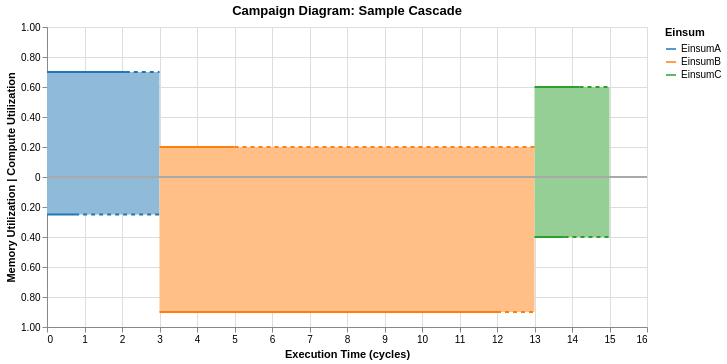

The code cell stored with this chart in its notebook:
### Markdown cell above
The above visualizations are done using the "colocated" view of the campaign diagrams.  
    - <mark> TODO: define colocated -- both mem and comp are on a single dimension on the page </mark>
We have a second view, called the "dual mode" view.
In the dual mode, Compute Utilization is on the positive Y-axis, and Memory Bandwidth Utilization is on the Negative Y-axis.

- <mark> TODO: add a thick line at 0 </mark>

### Code cell
campaign_diagram1 = CampaignDiagram(cascade1)
viz, df = campaign_diagram1.draw(
    guard_position="below",     # or "above", "centered" -- irrelevant in dual _mode
    dual_mode=True,  # dual_mode vs colocated mode. 
    #include_boundaries=True, # draws a vertical line to separate out fusion groups
    return_df=True #True, returns a pandas dataframe of the data used to plot the campaign diagram
)
viz.interactive().show()

### Figure 1 — Vega-Lite specification as saved in the notebook (floating-point values rounded to 4 significant figures)
{"config": {"view": {"continuousWidth": 300, "continuousHeight": 300}}, "layer": [{"layer": [{"data": {"name": "data-39fc3809a14fed9a39509a4b1327930c"}, "mark": {"type": "rect", "opacity": 1}, "encoding": {"color": {"field": "Einsum", "legend": null, "scale": {"domain": ["EinsumA", "EinsumB", "EinsumC"], "range": ["#8FBBD9", "#FFBF86", "#95CF95"]}, "sort": ["EinsumA", "EinsumB", "EinsumC"], "type": "nominal"}, "tooltip": [{"field": "Einsum", "type": "nominal"}, {"field": "runtime", "type": "quantitative"}, {"field": "og_runtime", "type": "quantitative"}, {"field": "Memory_Utilization", "type": "quantitative"}, {"field": "Compute_Utilization", "type": "quantitative"}, {"field": "Compute_Utilization_plot", "type": "quantitative"}, {"field": "fusion_group", "type": "nominal"}, {"field": "memory_well", "type": "quantitative"}, {"field": "full_End_Time", "type": "quantitative"}, {"field": "throttled_duration", "type": "quantitative"}, {"field": "mem_throttled_duration", "type": "quantitative"}, {"field": "comp_throttled_duration", "type": "quantitative"}, {"field": "comp_perc", "type": "quantitative"}, {"field": "bw_perc", "type": "quantitative"}, {"field": "compute_type", "type": "nominal"}, {"field": "memory_type", "type": "nominal"}], "x": {"field": "Starting_Time", "type": "quantitative"}, "x2": {"field": "full_End_Time"}, "y": {"field": "cutil_start", "type": "quantitative"}, "y2": {"field": "Compute_Utilization_plot"}}, "name": "view_aae6a227e488e51a_0", "transform": [{"calculate": "datum.Compute_Utilization_plot", "as": "compute_limit_top"}, {"calculate": "datum.Compute_Utilization_plot - 0.5 * datum.memory_well", "as": "compute_limit_bot"}, {"calculate": "datum.Compute_Utilization_plot - datum.Memory_Utilization * 0.5", "as": "y1"}, {"calculate": "datum.Compute_Utilization_plot", "as": "y2"}]}, {"data": {"name": "data-39fc3809a14fed9a39509a4b1327930c"}, "mark": {"type": "rect", "opacity": 1}, "encoding": {"color": {"field": "Einsum", "legend": null, "scale": {"domain": ["EinsumA", "EinsumB", "EinsumC"], "range": ["#8FBBD9", "#FFBF86", "#95CF95"]}, "sort": ["EinsumA", "EinsumB", "EinsumC"], "type": "nominal"}, "tooltip": [{"field": "Einsum", "type": "nominal"}, {"field": "runtime", "type": "quantitative"}, {"field": "og_runtime", "type": "quantitative"}, {"field": "Memory_Utilization", "type": "quantitative"}, {"field": "Compute_Utilization", "type": "quantitative"}, {"field": "Compute_Utilization_plot", "type": "quantitative"}, {"field": "fusion_group", "type": "nominal"}, {"field": "memory_well", "type": "quantitative"}, {"field": "full_End_Time", "type": "quantitative"}, {"field": "throttled_duration", "type": "quantitative"}, {"field": "mem_throttled_duration", "type": "quantitative"}, {"field": "comp_throttled_duration", "type": "quantitative"}, {"field": "comp_perc", "type": "quantitative"}, {"field": "bw_perc", "type": "quantitative"}, {"field": "compute_type", "type": "nominal"}, {"field": "memory_type", "type": "nominal"}], "x": {"field": "Starting_Time", "type": "quantitative"}, "x2": {"field": "full_End_Time"}, "y": {"axis": {"labelExpr": "abs(datum.value) == 0 ? '0' : format(abs(datum.value), '.2f')"}, "field": "mutil_start", "scale": {"domain": [-1, 1]}, "title": "Memory Utilization | Compute Utilization", "type": "quantitative"}, "y2": {"field": "neg_mem_util"}}, "transform": [{"calculate": "datum.Compute_Utilization_plot", "as": "compute_limit_top"}, {"calculate": "datum.Compute_Utilization_plot - 0.5 * datum.memory_well", "as": "compute_limit_bot"}, {"calculate": "datum.Compute_Utilization_plot - datum.Memory_Utilization * 0.5", "as": "y1"}, {"calculate": "datum.Compute_Utilization_plot", "as": "y2"}, {"calculate": "-datum.mutil_start", "as": "mutil_start"}, {"calculate": "-datum.Memory_Utilization_plot", "as": "neg_mem_util"}]}, {"data": {"name": "data-39fc3809a14fed9a39509a4b1327930c"}, "mark": {"type": "line", "interpolate": "step-after", "size": 2}, "encoding": {"color": {"field": "Einsum", "legend": null, "scale": {"domain": ["EinsumA", "EinsumB", "EinsumC"], "range": ["#1f77b4", "#ff7f0e", "#2ca02c"]}, "sort": ["EinsumA", "EinsumB", "EinsumC"], "type": "nominal"}, "tooltip": [{"field": "Einsum", "type": "nominal"}, {"field": "runtime", "type": "quantitative"}, {"field": "og_runtime", "type": "quantitative"}, {"field": "Memory_Utilization", "type": "quantitative"}, {"field": "Compute_Utilization", "type": "quantitative"}, {"field": "Compute_Utilization_plot", "type": "quantitative"}, {"field": "fusion_group", "type": "nominal"}, {"field": "memory_well", "type": "quantitative"}, {"field": "full_End_Time", "type": "quantitative"}, {"field": "throttled_duration", "type": "quantitative"}, {"field": "mem_throttled_duration", "type": "quantitative"}, {"field": "comp_throttled_duration", "type": "quantitative"}, {"field": "comp_perc", "type": "quantitative"}, {"field": "bw_perc", "type": "quantitative"}, {"field": "compute_type", "type": "nominal"}, {"field": "memory_type", "type": "nominal"}], "x": {"field": "Starting_Time", "type": "quantitative"}, "x2": {"field": "cb_End_Time"}, "y": {"field": "Compute_Utilization_plot", "type": "quantitative"}}, "transform": [{"calculate": "datum.Compute_Utilization_plot", "as": "compute_limit_top"}, {"calculate": "datum.Compute_Utilization_plot - 0.5 * datum.memory_well", "as": "compute_limit_bot"}, {"calculate": "datum.Compute_Utilization_plot - datum.Memory_Utilization * 0.5", "as": "y1"}, {"calculate": "datum.Compute_Utilization_plot", "as": "y2"}]}, {"data": {"name": "data-39fc3809a14fed9a39509a4b1327930c"}, "mark": {"type": "line", "interpolate": "step-after", "size": 2}, "encoding": {"color": {"field": "Einsum", "legend": null, "scale": {"domain": ["EinsumA", "EinsumB", "EinsumC"], "range": ["#1f77b4", "#ff7f0e", "#2ca02c"]}, "sort": ["EinsumA", "EinsumB", "EinsumC"], "type": "nominal"}, "tooltip": [{"field": "Einsum", "type": "nominal"}, {"field": "runtime", "type": "quantitative"}, {"field": "og_runtime", "type": "quantitative"}, {"field": "Memory_Utilization", "type": "quantitative"}, {"field": "Compute_Utilization", "type": "quantitative"}, {"field": "Compute_Utilization_plot", "type": "quantitative"}, {"field": "fusion_group", "type": "nominal"}, {"field": "memory_well", "type": "quantitative"}, {"field": "full_End_Time", "type": "quantitative"}, {"field": "throttled_duration", "type": "quantitative"}, {"field": "mem_throttled_duration", "type": "quantitative"}, {"field": "comp_throttled_duration", "type": "quantitative"}, {"field": "comp_perc", "type": "quantitative"}, {"field": "bw_perc", "type": "quantitative"}, {"field": "compute_type", "type": "nominal"}, {"field": "memory_type", "type": "nominal"}], "x": {"field": "Starting_Time", "type": "quantitative"}, "x2": {"field": "mb_End_Time"}, "y": {"field": "neg_mem_util", "type": "quantitative"}}, "transform": [{"calculate": "datum.Compute_Utilization_plot", "as": "compute_limit_top"}, {"calculate": "datum.Compute_Utilization_plot - 0.5 * datum.memory_well", "as": "compute_limit_bot"}, {"calculate": "datum.Compute_Utilization_plot - datum.Memory_Utilization * 0.5", "as": "y1"}, {"calculate": "datum.Compute_Utilization_plot", "as": "y2"}, {"calculate": "-datum.Memory_Utilization_plot", "as": "neg_mem_util"}]}, {"data": {"name": "data-a0a55d106695e8d630baff0f16eee66d"}, "mark": {"type": "line", "color": "black", "interpolate": "step-after", "size": 2}, "encoding": {"y": {"field": "y", "type": "quantitative"}}}, {"data": {"name": "data-4a1d0af83ae43548bf96de56c5e81f18"}, "mark": {"type": "rule", "size": 2, "strokeDash": [4, 4]}, "encoding": {"color": {"field": "Einsum", "legend": null, "scale": {"domain": ["EinsumA", "EinsumB", "EinsumC"], "range": ["#1f77b4", "#ff7f0e", "#2ca02c"]}, "sort": ["EinsumA", "EinsumB", "EinsumC"], "type": "nominal"}, "tooltip": [{"field": "Einsum", "type": "nominal"}, {"field": "x", "type": "quantitative"}, {"field": "x2", "type": "quantitative"}], "x": {"field": "x", "type": "quantitative"}, "x2": {"field": "x2"}, "y": {"field": "y", "type": "quantitative"}}}, {"data": {"name": "data-58513c3f7f2ed5a7aa501408009bf5e5"}, "mark": {"type": "rule", "size": 2, "strokeDash": [4, 4]}, "encoding": {"color": {"field": "Einsum", "legend": null, "scale": {"domain": ["EinsumA", "EinsumB", "EinsumC"], "range": ["#1f77b4", "#ff7f0e", "#2ca02c"]}, "sort": ["EinsumA", "EinsumB", "EinsumC"], "type": "nominal"}, "tooltip": [{"field": "Einsum", "type": "nominal"}, {"field": "x", "type": "quantitative"}, {"field": "x2", "type": "quantitative"}], "x": {"field": "x", "type": "quantitative"}, "x2": {"field": "x2"}, "y": {"field": "y", "type": "quantitative"}}}], "encoding": {"x": {"field": "Time_Stamp", "title": "Execution Time (cycles)", "type": "quantitative"}}, "resolve": {"scale": {"color": "independent"}}}, {"data": {"name": "data-87e69d7a9d7ae5b02a22f807b2d20c57"}, "mark": {"type": "rule", "color": "darkgray", "size": 2, "strokeDash": [0, 0]}, "encoding": {"y": {"field": "y", "type": "quantitative"}}}, {"data": {"name": "data-9145d7b3939a01dab6b165bf595666f4"}, "mark": {"type": "line", "opacity": 0}, "encoding": {"color": {"field": "Einsum", "legend": {"title": "Einsum"}, "scale": {"domain": ["EinsumA", "EinsumB", "EinsumC"], "range": ["#1f77b4", "#ff7f0e", "#2ca02c"]}, "sort": ["EinsumA", "EinsumB", "EinsumC"], "type": "nominal"}}}], "height": 300, "params": [{"name": "param_1e9efca18e7a2868", "select": {"type": "interval", "encodings": ["x", "y"]}, "bind": "scales", "views": ["view_aae6a227e488e51a_0"]}], "title": "Campaign Diagram: Sample Cascade", "width": 600, "$schema": "https://vega.github.io/schema/vega-lite/v6.4.1.json", "datasets": {"data-39fc3809a14fed9a39509a4b1327930c": [{"Einsum": "EinsumA", "fusion_group": null, "fusion_type": "NONE", "Starting_Time": 0.0, "Time_Stamp": 0.0, "End_Time": 2.1, "cb_End_Time": 2.1, "mb_End_Time": 0.75, "full_End_Time": 3.0, "runtime": 3, "og_runtime": 3, "Compute_Utilization": 0.7, "Compute_Utilization_plot": 0.7, "Memory_Utilization": 0.25, "Memory_Utilization_plot": 0.25, "memory_well": 1.0, "cutil_start": 0.0, "mutil_start": 0.0, "compute_color": "#332288", "bw_color": "#9990C3", "throttled": true, "throttled_duration": 0.9, "mem_throttled_duration": 2.25, "comp_throttled_duration": 0.9, "comp_perc": 1.0, "bw_perc": 1.0, "compute_type": "Compute Pool", "memory_type": "Memory Pool"}, {"Einsum": "EinsumB", "fusion_group": null, "fusion_type": "NONE", "Starting_Time": 3.0, "Time_Stamp": 3.0, "End_Time": 12.0, "cb_End_Time": 5.0, "mb_End_Time": 12.0, "full_End_Time": 13.0, "runtime": 10, "og_runtime": 10, "Compute_Utilization": 0.2, "Compute_Utilization_plot": 0.2, "Memory_Utilization": 0.9, "Memory_Utilization_plot": 0.9, "memory_well": 1.0, "cutil_start": 0.0, "mutil_start": 0.0, "compute_color": "#117733", "bw_color": "#88BB99", "throttled": true, "throttled_duration": 1.0, "mem_throttled_duration": 1.0, "comp_throttled_duration": 8.0, "comp_perc": 1.0, "bw_perc": 1.0, "compute_type": "Compute Pool", "memory_type": "Memory Pool"}, {"Einsum": "EinsumC", "fusion_group": null, "fusion_type": "NONE", "Starting_Time": 13.0, "Time_Stamp": 13.0, "End_Time": 14.2, "cb_End_Time": 14.2, "mb_End_Time": 13.8, "full_End_Time": 15.0, "runtime": 2, "og_runtime": 2, "Compute_Utilization": 0.6, "Compute_Utilization_plot": 0.6, "Memory_Utilization": 0.4, "Memory_Utilization_plot": 0.4, "memory_well": 1.0, "cutil_start": 0.0, "mutil_start": 0.0, "compute_color": "#882255", "bw_color": "#C390AA", "throttled": true, "throttled_duration": 0.8, "mem_throttled_duration": 1.2, "comp_throttled_duration": 0.8, "comp_perc": 1.0, "bw_perc": 1.0, "compute_type": "Compute Pool", "memory_type": "Memory Pool"}], "data-a0a55d106695e8d630baff0f16eee66d": [{"y": 0}], "data-4a1d0af83ae43548bf96de56c5e81f18": [{"Einsum": "EinsumA", "x": 0.75, "x2": 3.0, "y": -0.25, "color": "#332288"}, {"Einsum": "EinsumB", "x": 12.0, "x2": 13.0, "y": -0.9, "color": "#117733"}, {"Einsum": "EinsumC", "x": 13.8, "x2": 15.0, "y": -0.4, "color": "#882255"}], "data-58513c3f7f2ed5a7aa501408009bf5e5": [{"Einsum": "EinsumA", "x": 2.1, "x2": 3.0, "y": 0.7, "color": "#332288"}, {"Einsum": "EinsumB", "x": 5.0, "x2": 13.0, "y": 0.2, "color": "#117733"}, {"Einsum": "EinsumC", "x": 14.2, "x2": 15.0, "y": 0.6, "color": "#882255"}], "data-87e69d7a9d7ae5b02a22f807b2d20c57": [{"y": 0.0}], "data-9145d7b3939a01dab6b165bf595666f4": [{"Einsum": "EinsumA", "fusion_group": null, "fusion_type": "NONE", "Starting_Time": 0.0, "Time_Stamp": 0.0, "End_Time": 2.1, "cb_End_Time": 2.1, "mb_End_Time": 0.75, "full_End_Time": 3.0, "runtime": 3, "og_runtime": 3, "Compute_Utilization": 0.7, "Compute_Utilization_plot": 0.7, "Memory_Utilization": 0.25, "Memory_Utilization_plot": 0.25, "memory_well": 1.0, "cutil_start": 0.0, "mutil_start": 0.0, "compute_color": "#332288", "bw_color": "#9990C3", "throttled": true, "throttled_duration": 0.9, "mem_throttled_duration": 2.25, "comp_throttled_duration": 0.9, "comp_perc": 1.0, "bw_perc": 1.0, "compute_type": "Compute Pool", "memory_type": "Memory Pool"}]}}
